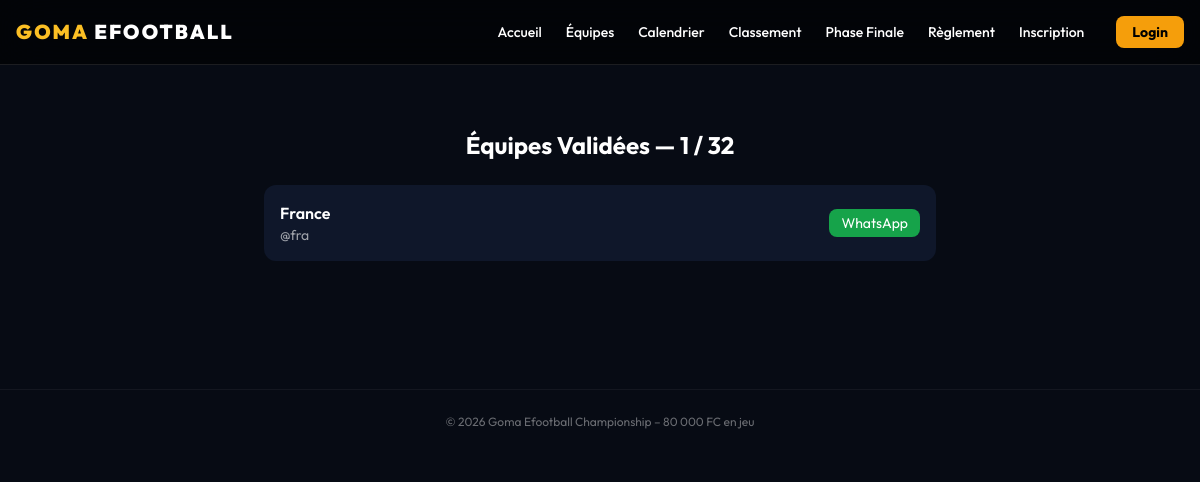
Before: /equipes/ with the older database file.
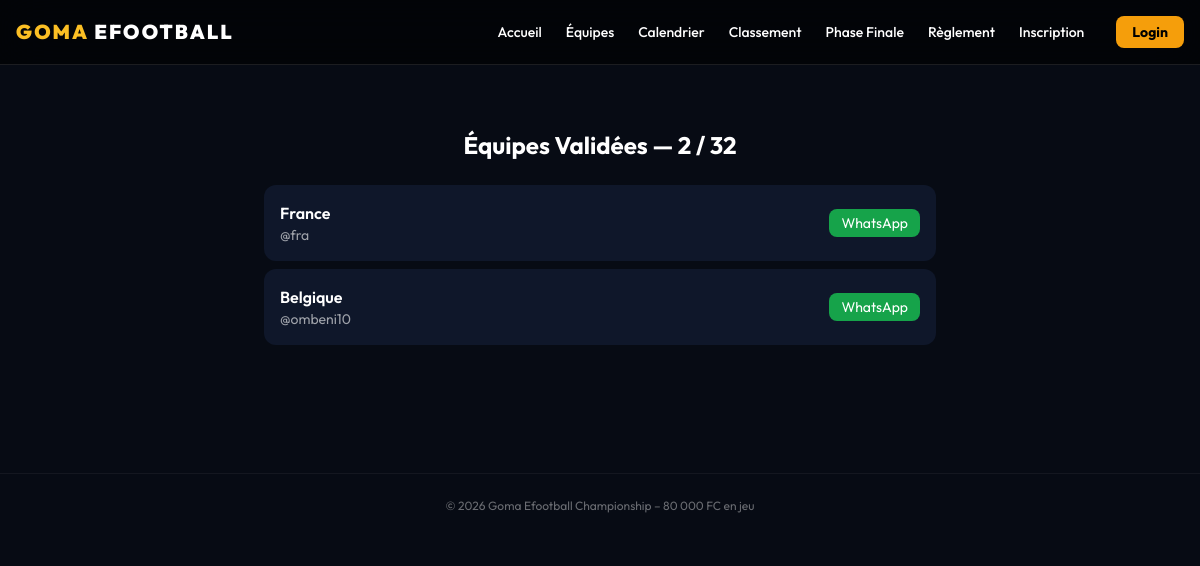
After: the same page with the newer database file.
### competition/models.py (models this page shows, shortened)
class Team(models.Model):
    tournament = models.ForeignKey(Tournament, on_delete=models.CASCADE)
    group = models.ForeignKey(Group, null=True, blank=True, on_delete=models.SET_NULL)
    name = models.CharField(max_length=50, unique=True)  # Pays
    abbreviation = models.CharField(max_length=3)
    owner = models.ForeignKey(User, null=True, blank=True, on_delete=models.SET_NULL)
    owner_username = models.CharField(max_length=150, default='')
    owner_password = models.CharField(max_length=128, default='')
    whatsapp = models.CharField(max_length=20, blank=True)
    is_validated = models.BooleanField(default=False)
    points = models.IntegerField(default=0)
    goals_for = models.IntegerField(default=0)
    goals_against = models.IntegerField(default=0)

### competition/views.py (the view)
# urls.py: path('equipes/', views.teams, name='teams'),
def teams(request):
    t = get_tournament()
    qs = Team.objects.filter(tournament=t, is_validated=True).order_by('-points','-goals_for')
    return render(request, 'competition/teams.html', {'teams':qs})

### competition/views.py (called while the page is built)
def get_tournament():
    t, _ = Tournament.objects.get_or_create(pk=1, defaults={'name': 'Goma Efootball Championship'})
    return t

### templates/competition/teams.html
{% extends 'base.html' %}
{% block content %}
<div class="max-w-2xl mx-auto py-8">
  <h1 class="text-2xl font-bold mb-6 text-center">Équipes Validées — {{ teams|length }} / 32</h1>
  <div class="space-y-2">
    {% for team in teams %}
    <div class="bg-[#0f172a] p-4 rounded-xl flex justify-between items-center">
      <div>
        <div class="font-semibold">{{ team.name }}</div>
        <div class="text-sm text-white/60">@{{ team.owner.username }}</div>
      </div>
      {% if team.whatsapp %}
      <a href="https://wa.me/{{ team.whatsapp|cut:'+'|cut:' ' }}" target="_blank"
         class="bg-green-600 px-3 py-1 rounded-lg text-sm">
        WhatsApp
      </a>
      {% endif %}
    </div>
    {% empty %}
    <div class="text-center text-white/50 py-10">Aucune équipe</div>
    {% endfor %}
  </div>
</div>
{% endblock %}

Changed rows visible on the page:
added Team: name "Belgique", owner.username "ombeni10"
Other visible differences:
{{ teams|length }}: "1" → "2"
